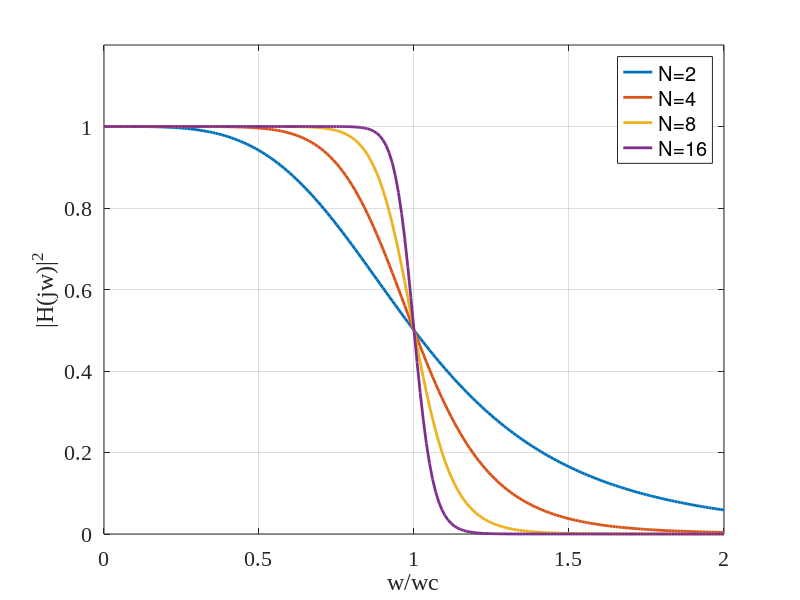

This chart was generated by the following MATLAB code:
clear
N=1;
for n=1:4
    i=0
    N=2*N;
    for t=0:0.01:2
        i=i+1;
        y(i,1)=1/(1+t^(2*N));
    end
    t=0:0.01:2
    plot(t,y(:,1),'LineWidth',2);
    set(gca,'FontSize',16,'FontName','Times New Roman');
    hold on
end
grid on
xlabel('w/wc')
ylabel('|H(jw)|^2')
axis([0,2,0,1.2]);
legend('N=2','N=4','N=8','N=16')
% plot(t,Tx_average,'LineWidth',2,'color',[163,73,164]/255);
% set(gca,'xlim',[0,(t_max - t_min)/2]);
% set(gca,'FontSize',16,'FontName','Times New Roman');
% grid on;
